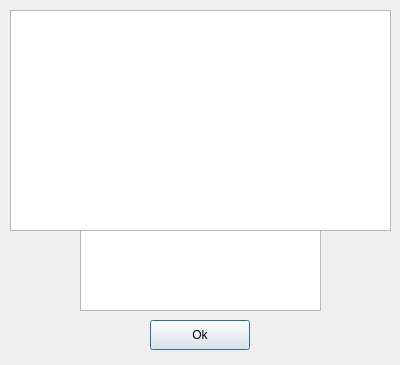
<?xml version="1.0" encoding="UTF-8"?>
<ui version="4.0">
 <class>TrafficInterceptor</class>
 <widget class="QDialog" name="TrafficInterceptor">
  <property name="geometry">
   <rect>
    <x>0</x>
    <y>0</y>
    <width>400</width>
    <height>365</height>
   </rect>
  </property>
  <property name="minimumSize">
   <size>
    <width>400</width>
    <height>365</height>
   </size>
  </property>
  <property name="windowTitle">
   <string>Welcome!</string>
  </property>
  <property name="windowIcon">
   <iconset>
    <normaloff>favicon.ico</normaloff>favicon.ico</iconset>
  </property>
  <widget class="QTextEdit" name="textEdit">
   <property name="geometry">
    <rect>
     <x>10</x>
     <y>10</y>
     <width>381</width>
     <height>221</height>
    </rect>
   </property>
   <property name="readOnly">
    <bool>true</bool>
   </property>
  </widget>
  <widget class="QPushButton" name="pushButton">
   <property name="geometry">
    <rect>
     <x>150</x>
     <y>320</y>
     <width>100</width>
     <height>30</height>
    </rect>
   </property>
   <property name="text">
    <string>Ok</string>
   </property>
  </widget>
  <widget class="QListWidget" name="listWidget">
   <property name="geometry">
    <rect>
     <x>80</x>
     <y>230</y>
     <width>241</width>
     <height>81</height>
    </rect>
   </property>
  </widget>
 </widget>
 <resources/>
 <connections/>
</ui>
